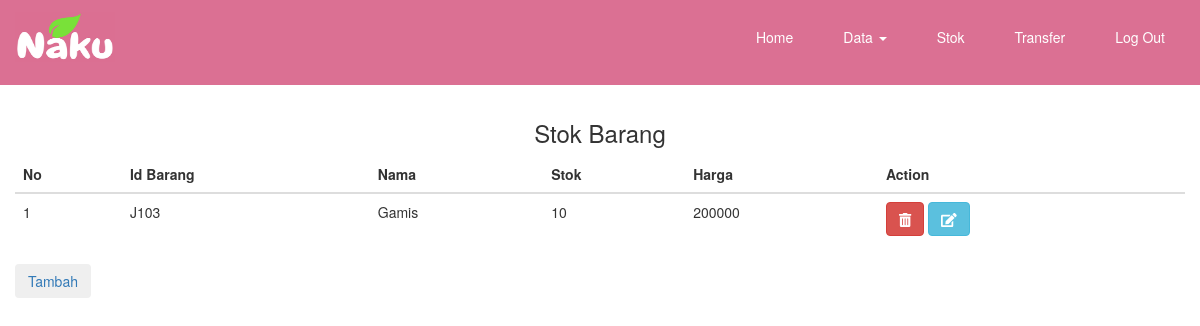
The app's page /stok.php with its own data.
### tables this page shows
CREATE TABLE `stok` (
  `id` varchar(10) NOT NULL,
  `nama` varchar(25) NOT NULL,
  `stok` int(11) NOT NULL,
  `harga` int(11) NOT NULL
);

### stok.php (the view, shortened to what this page needs)
<!DOCTYPE html>
<head>
	<link rel="stylesheet" type="text/css" href="css/admin.css">
</head>
<body>
	<?php include "navbar.php"; ?>
		<div class="container">
			<div class="row">
				<center><h3>Stok Barang</h3></center>
			<table class="table table-hover">
				<thead>
					<tr>
						<th>No</th>
						<th>Id Barang</th>
						<th>Nama</th>
						<th>Stok</th>
						<th>Harga</th>
						<th>Action</th>
					</tr>
				</thead>
				<tbody>
					<?php
						include "config.php";
						$sql = mysqli_query($conn, "SELECT * FROM stok");
						$no = 1;
					?>
					<?php
						while ($data = mysqli_fetch_array($sql)) {
							$id = $data['id'];
							$nama = $data['nama'];
							$stok = $data['stok'];
							$harga= $data['harga'];
					?>
					<tr>
						<td><?php echo $no++ ?></td>
						<td><?php echo $id ?></td>
						<td><?php echo $nama ?></td>
						<td><?php echo $stok ?></td>
						<td><?php echo $harga ?></td>
						<td>
							<button type="button" class="btn btn-danger" data-toggle="modal" data-target="#delete<?php echo $id;  ?>"><i class="fas fa-trash-alt"></i></button>
							<button type="button" class="btn btn-info" data-toggle="modal" data-target="#edit<?php echo $id; ?>"><i class="fas fa-edit"></i></button>
						</td>
					</tr>
					<?php
						}
					?>
				</tbody>
			</table>
      <button type="button" class="btn"><a href="tambah-stok.php?">Tambah</a></button>
		</div>
	</div>
</body>
</html>

### css/admin.css (style rules this page uses)
.row { margin-top: 100px; }

### records on screen
stok: id "J103", nama "Gamis", stok "10", harga "200000"
